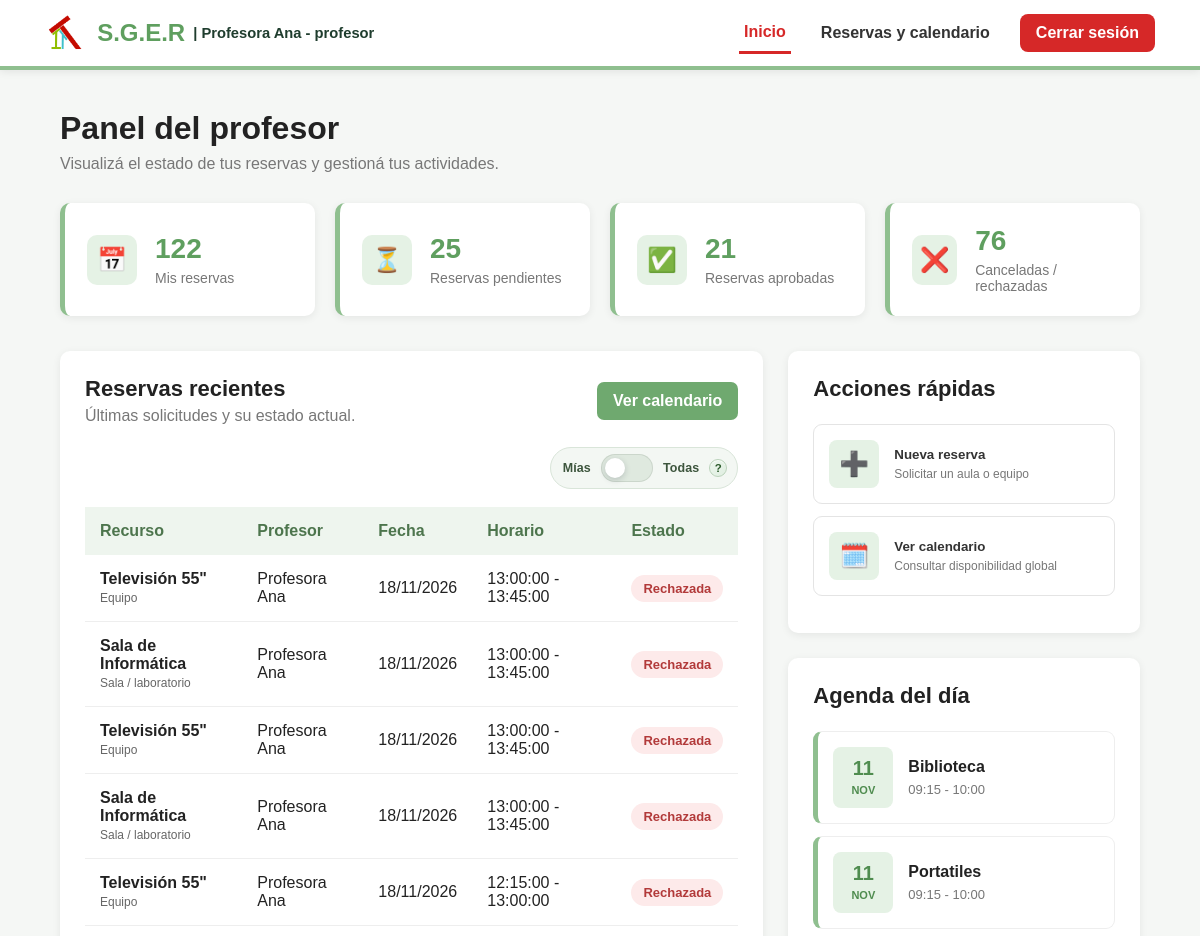
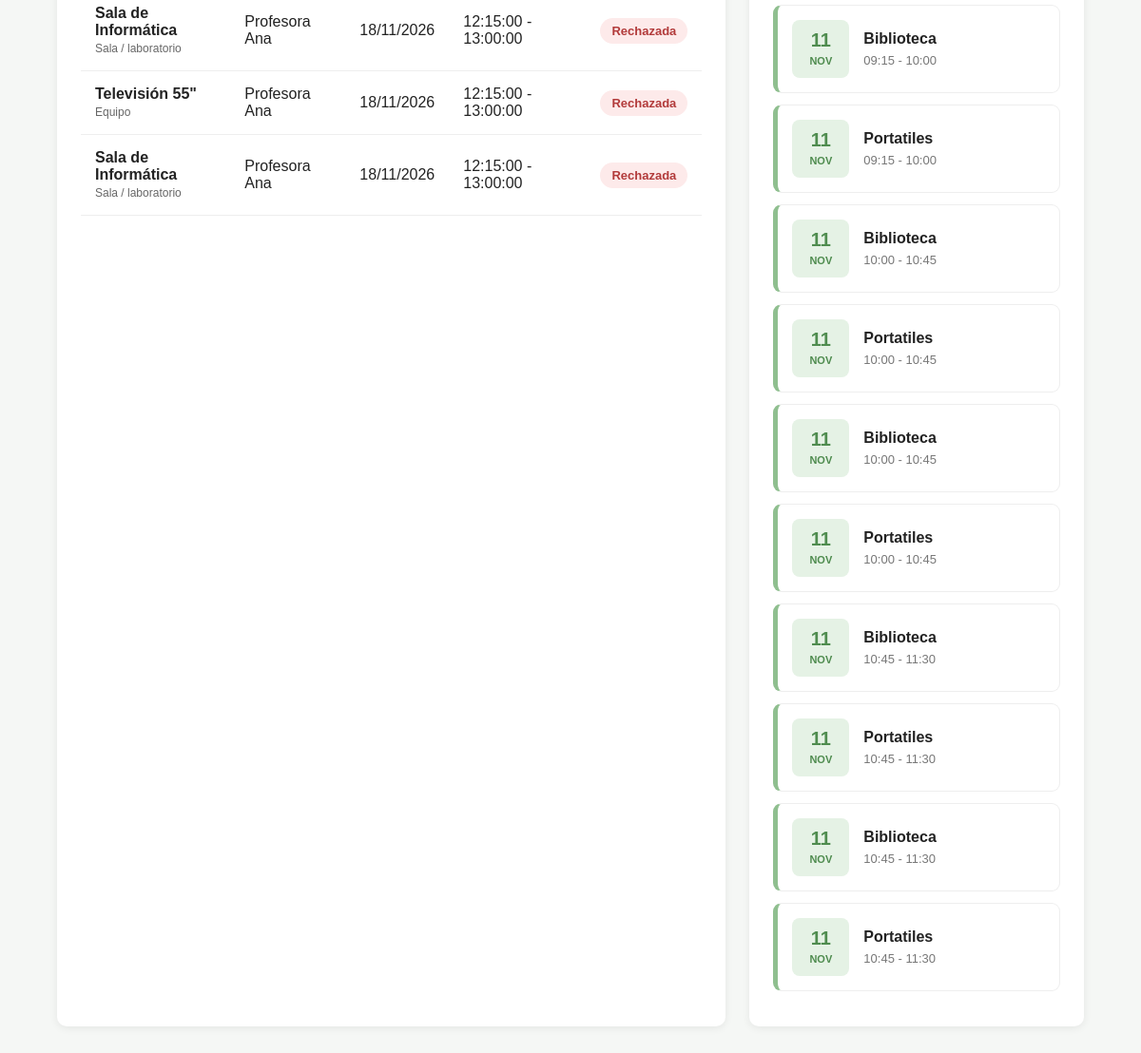
Screenshot of /html/panel_profesor.php (signed in) with the database file from the repository (2 pictures, top to bottom).
### tables this page shows
CREATE TABLE `reservas` (
  `id` int(11) NOT NULL,
  `id_usuario` int(11) NOT NULL,
  `id_recurso` int(11) NOT NULL,
  `cantidad_solicitada` int(11) NOT NULL DEFAULT 1,
  `fecha` date NOT NULL,
  `hora_inicio` time NOT NULL,
  `hora_fin` time NOT NULL,
  `motivo_profesor` text DEFAULT NULL,
  `estado` enum('pendiente','aprobada','rechazada','cancelada') NOT NULL DEFAULT 'pendiente',
  `motivo_rechazo` text DEFAULT NULL,
  `observaciones` text DEFAULT NULL,
  `created_at` timestamp NOT NULL DEFAULT current_timestamp()
);

### html/panel_profesor.php (the view, shortened to what this page needs)
<?php
require_once __DIR__ . '/../includes/config.php';
$usuario_id = $_SESSION['usuario_id'];
$estadisticasReservas = [
    'pendiente' => 0,
    'aprobada' => 0,
    'cancelada' => 0,
    'rechazada' => 0,
];
$estadisticasStmt = $pdo->prepare("SELECT estado, COUNT(*) AS total FROM reservas WHERE id_usuario = ? GROUP BY estado");
$estadisticasStmt->execute([$usuario_id]);
foreach ($estadisticasStmt->fetchAll(PDO::FETCH_ASSOC) as $fila) {
    $estado = strtolower((string)($fila['estado'] ?? ''));
    if (isset($estadisticasReservas[$estado])) {
        $estadisticasReservas[$estado] = (int)($fila['total'] ?? 0);
    }
}
$ultimasReservasStmt = $pdo->prepare("
    SELECT
        r.id,
        r.id_usuario AS profesor_id,
        r.fecha,
        r.hora_inicio,
        r.hora_fin,
        r.estado,
        COALESCE(rec.nombre, 'Recurso eliminado') AS recurso_nombre,
        COALESCE(rec.tipo, 'sala') AS recurso_tipo,
        COALESCE(u.nombre, 'Profesor') AS profesor_nombre,
        CASE WHEN r.id_usuario = ? THEN 1 ELSE 0 END AS es_propia
    FROM reservas r
    LEFT JOIN recursos rec ON rec.id = r.id_recurso
    LEFT JOIN usuarios u ON u.id = r.id_usuario
    WHERE r.estado IN ('pendiente', 'aprobada', 'cancelada', 'rechazada')
    ORDER BY r.fecha DESC, r.hora_inicio DESC, r.id DESC
    LIMIT 12
");
$ultimasReservasStmt->execute([$usuario_id]);
$ultimasReservas = $ultimasReservasStmt->fetchAll(PDO::FETCH_ASSOC);
$fechaHoy = date('Y-m-d');
$agendaHoyStmt = $pdo->prepare(
    "SELECT
        r.fecha,
        r.hora_inicio,
        r.hora_fin,
        COALESCE(rec.nombre, 'Recurso eliminado') AS recurso_nombre
    FROM reservas r
    LEFT JOIN recursos rec ON rec.id = r.id_recurso
    WHERE r.id_usuario = ?
      AND r.estado = 'aprobada'
      AND r.fecha = ?
    ORDER BY r.hora_inicio ASC, r.id ASC"
);
$agendaHoyStmt->execute([(int)$usuario_id, $fechaHoy]);
$agendaHoy = $agendaHoyStmt->fetchAll(PDO::FETCH_ASSOC);
$mesesCortos = [
    '01' => 'ENE',
    '02' => 'FEB',
    '03' => 'MAR',
    '04' => 'ABR',
    '05' => 'MAY',
    '06' => 'JUN',
    '07' => 'JUL',
    '08' => 'AGO',
    '09' => 'SEP',
    '10' => 'OCT',
    '11' => 'NOV',
    '12' => 'DIC',
];
?>
<!DOCTYPE html>
<html lang="es">
<head>
    <link rel="stylesheet" href="../css/style_panel_profesor.css">
    <link rel="stylesheet" href="../css/style_reservas_profesor.css">
</head>
<body>
    <?php require_once __DIR__ . '/../includes/barra_profesor.php'; ?>
    <main class="contenedor">
        <section class="bienvenida">
            <div>
                <h1>Panel del profesor</h1>
                <p>Visualizá el estado de tus reservas y gestioná tus actividades.</p>
            </div>
        </section>
        <section class="estadisticas">
            <div class="tarjeta">
                <div class="icono">📅</div>
                <div><span class="numero"><?php echo (int)array_sum($estadisticasReservas); ?></span><p>Mis reservas</p></div>
            </div>
            <div class="tarjeta">
                <div class="icono">⏳</div>
                <div><span class="numero"><?php echo (int)$estadisticasReservas['pendiente']; ?></span><p>Reservas pendientes</p></div>
            </div>
            <div class="tarjeta">
                <div class="icono">✅</div>
                <div><span class="numero"><?php echo (int)$estadisticasReservas['aprobada']; ?></span><p>Reservas aprobadas</p></div>
            </div>
            <div class="tarjeta">
                <div class="icono">❌</div>
                <div><span class="numero"><?php echo (int)($estadisticasReservas['cancelada'] + $estadisticasReservas['rechazada']); ?></span><p>Canceladas / rechazadas</p></div>
            </div>
        </section>
        <section class="contenido-grid">
            <div class="seccion">
                <div class="titulo-seccion">
                    <div>
                        <h2>Reservas recientes</h2>
                        <p>Últimas solicitudes y su estado actual.</p>
                    </div>
                    <a href="calendario_profesor.php" class="btn-accion" style="text-decoration:none; text-align:center;">Ver calendario</a>
                </div>
                <div class="panel-toggle-wrap">
                    <div class="detail-toggle-switch panel-toggle-switch" aria-label="Cambiar vista de reservas del profesor">
                        <span class="toggle-label">Mías</span>
                        <button type="button" id="toggleVistaReservas" class="detail-toggle" aria-pressed="false">
                            <span class="toggle-knob"></span>
                        </button>
                        <span class="toggle-label">Todas</span>
                        <span class="toggle-help" tabindex="0" aria-label="Ayuda sobre el interruptor de vista">?</span>
                    </div>
                </div>
                <div class="tabla-contenedor">
                    <table>
                        <thead>
                            <tr>
                                <th>Recurso</th>
                                <th>Profesor</th>
                                <th>Fecha</th>
                                <th>Horario</th>
                                <th>Estado</th>
                            </tr>
                        </thead>
                        <tbody>
                            <?php if (empty($ultimasReservas)): ?>
                                <tr>
                                    <td colspan="5" style="text-align: center; color: #666; padding: 20px;">Todavía no hay reservas registradas.</td>
                                </tr>
                            <?php else: ?>
                                <?php foreach ($ultimasReservas as $reserva): ?>
                                    <?php
                                        $estado = strtolower((string)($reserva['estado'] ?? 'pendiente'));
                                        $estadoTexto = ucfirst($estado);
                                        $claseEstado = $estado === 'aprobada' ? 'confirmada' : $estado;
                                        $tipoRecurso = strtolower((string)($reserva['recurso_tipo'] ?? 'sala'));
                                        $tipoLabel = $tipoRecurso === 'equipo' ? 'Equipo' : 'Sala / laboratorio';
                                        $fechaFormateada = date('d/m/Y', strtotime((string)($reserva['fecha'] ?? date('Y-m-d'))));
                                        $horario = trim((string)($reserva['hora_inicio'] ?? '')) . ' - ' . trim((string)($reserva['hora_fin'] ?? ''));
                                        $esPropia = (int)($reserva['es_propia'] ?? 0);
                                    ?>
                                    <tr class="reserva-panel-row" data-es-propia="<?php echo $esPropia; ?>" <?php echo $esPropia ? '' : 'style="display:none;"'; ?>>
                                        <td>
                                            <strong><?php echo htmlspecialchars((string)($reserva['recurso_nombre'] ?? 'Recurso')); ?></strong><br>
                                            <small style="color:#666; font-size:12px;"><?php echo htmlspecialchars($tipoLabel); ?></small>
                                        </td>
                                        <td><?php echo htmlspecialchars((string)($reserva['profesor_nombre'] ?? 'Profesor')); ?></td>
                                        <td><?php echo htmlspecialchars($fechaFormateada); ?></td>
                                        <td><?php echo htmlspecialchars($horario); ?></td>
                                        <td><span class="estado <?php echo htmlspecialchars($claseEstado); ?>"><?php echo htmlspecialchars($estadoTexto); ?></span></td>
                                    </tr>
                                <?php endforeach; ?>
                            <?php endif; ?>
                        </tbody>
                    </table>
                </div>
            </div>
            <div>
                <div class="seccion" style="margin-bottom: 25px;">
                    <div class="titulo-seccion"><div><h2>Acciones rápidas</h2></div></div>
                    <button class="accion" type="button" onclick="abrirFormularioReserva()">
                        <span>➕</span>
                        <div><strong>Nueva reserva</strong><small>Solicitar un aula o equipo</small></div>
                    </button>
                    <button class="accion" onclick="window.location.href='calendario_profesor.php'">
                        <span>🗓️</span>
                        <div><strong>Ver calendario</strong><small>Consultar disponibilidad global</small></div>
                    </button>
                </div>
                <div class="seccion">
                    <div class="titulo-seccion"><div><h2>Agenda del día</h2></div></div>
                    <?php if (empty($agendaHoy)): ?>
                        <div class="actividad">
                            <div class="fecha-cuadro"><strong><?php echo date('d'); ?></strong><span><?php echo $mesesCortos[date('m')] ?? strtoupper(date('M')); ?></span></div>
                            <div class="actividad-info"><strong>Sin reservas aprobadas hoy</strong><span>No tenés actividades aprobadas para el día actual.</span></div>
                        </div>
                    <?php else: ?>
                        <?php foreach ($agendaHoy as $actividad): ?>
                            <?php
                                $dia = date('d', strtotime((string)$actividad['fecha']));
                                $mes = date('m', strtotime((string)$actividad['fecha']));
                                $mesTexto = $mesesCortos[$mes] ?? strtoupper(date('M', strtotime((string)$actividad['fecha'])));
                                $horaInicio = substr((string)($actividad['hora_inicio'] ?? ''), 0, 5);
                                $horaFin = substr((string)($actividad['hora_fin'] ?? ''), 0, 5);
                                $horario = trim($horaInicio . ' - ' . $horaFin);
                            ?>
                            <div class="actividad">
                                <div class="fecha-cuadro"><strong><?php echo htmlspecialchars($dia); ?></strong><span><?php echo htmlspecialchars($mesTexto); ?></span></div>
                                <div class="actividad-info"><strong><?php echo htmlspecialchars((string)($actividad['recurso_nombre'] ?? 'Reserva aprobada')); ?></strong><span><?php echo htmlspecialchars($horario); ?></span></div>
                            </div>
                        <?php endforeach; ?>
                    <?php endif; ?>
                </div>
            </div>
        </section>
    </main>
</body>
</html>

### css/style_panel_profesor.css (style rules this page uses)
* { margin: 0; padding: 0; box-sizing: border-box; font-family: Arial, sans-serif; }
body { background: #f5f7f5; color: #222; }
.contenedor { width: 90%; max-width: 1250px; margin: 40px auto; }
.bienvenida { display: flex; justify-content: space-between; align-items: center; margin-bottom: 30px; }
.bienvenida h1 { font-size: 32px; margin-bottom: 8px; }
.bienvenida p { color: #777; }
.estadisticas { display: grid; grid-template-columns: repeat(4, 1fr); gap: 20px; margin-bottom: 35px; }
.tarjeta { background: white; padding: 22px; border-radius: 10px; box-shadow: 0 2px 8px rgba(0,0,0,0.07); display: flex; align-items: center; gap: 18px; border-left: 5px solid #8fbf8f; }
.icono { width: 50px; height: 50px; border-radius: 10px; background: #e5f2e5; display: flex; align-items: center; justify-content: center; font-size: 24px; }
.numero { font-size: 28px; font-weight: bold; color: #5f9f5f; display: block; }
.tarjeta p { color: #777; margin-top: 5px; font-size: 14px; }
.contenido-grid { display: grid; grid-template-columns: 2fr 1fr; gap: 25px; margin-bottom: 30px; }
.seccion { background: white; border-radius: 10px; padding: 25px; box-shadow: 0 2px 8px rgba(0,0,0,0.07); }
.titulo-seccion { display: flex; justify-content: space-between; align-items: center; margin-bottom: 22px; }
.titulo-seccion h2 { font-size: 22px; }
.titulo-seccion p { color: #777; margin-top: 5px; }
.btn-accion { background: #6fa96f; color: white; border: none; padding: 10px 16px; border-radius: 7px; font-weight: bold; cursor: pointer; transition: 0.2s; }
.panel-toggle-wrap { display: flex; justify-content: flex-end; margin-bottom: 18px; }
.detail-toggle-switch { position: relative; display: inline-flex; align-items: center; gap: 10px; background: #f3f7f3; border: 1px solid #d9e5d9; border-radius: 999px; padding: 6px 10px 6px 12px; width: fit-content; }
.toggle-label { font-size: 0.78rem; font-weight: 700; color: #3d553d; letter-spacing: 0.01em; }
.detail-toggle { position: relative; width: 52px; height: 28px; border: none; border-radius: 999px; background: #dfe9df; cursor: pointer; padding: 0; transition: background 0.2s ease; box-shadow: inset 0 0 0 1px rgba(58, 78, 58, 0.12); }
.toggle-knob { position: absolute; top: 4px; left: 4px; width: 20px; height: 20px; border-radius: 50%; background: #ffffff; box-shadow: 0 2px 6px rgba(15, 23, 42, 0.18); transition: transform 0.2s ease; }
.toggle-help { display: inline-flex; align-items: center; justify-content: center; width: 18px; height: 18px; border-radius: 50%; background: linear-gradient(135deg, #edf6ee 0%, #dfeee0 100%); color: #2d5b2d; font-size: 0.72rem; font-weight: 800; border: 1px solid #bad2ba; cursor: pointer; user-select: none; box-shadow: inset 0 1px 0 rgba(255, 255, 255, 0.75); }
.accion { width: 100%; border: 1px solid #e4e4e4; background: white; padding: 15px; margin-bottom: 12px; border-radius: 9px; display: flex; align-items: center; gap: 15px; text-align: left; cursor: pointer; transition: 0.2s; }
.accion > span { font-size: 24px; background: #e5f2e5; padding: 10px; border-radius: 8px; }
.accion strong { display: block; color: #333; margin-bottom: 4px; }
.accion small { color: #777; font-size: 12px; }
.tabla-contenedor { overflow-x: auto; }
table { width: 100%; border-collapse: collapse; }
thead { background: #eef5ee; }
th { text-align: left; padding: 15px; color: #4d754d; }
td { padding: 15px; border-bottom: 1px solid #eee; }
.estado { display: inline-block; padding: 6px 12px; border-radius: 20px; font-size: 13px; font-weight: bold; }
.estado.cancelada, .estado.rechazada { background: #fdeaea; color: #b23a3a; }
.actividad { display: flex; align-items: center; gap: 15px; padding: 15px; border: 1px solid #eee; border-radius: 9px; margin-bottom: 12px; border-left: 5px solid #8fbf8f; }
.fecha-cuadro { min-width: 60px; text-align: center; background: #e5f2e5; padding: 10px; border-radius: 8px; color: #4f8c4f; }
.fecha-cuadro strong { display: block; font-size: 20px; }
.fecha-cuadro span { font-size: 11px; font-weight: bold; text-transform: uppercase; }
.actividad-info { flex: 1; }
.actividad-info strong { display: block; margin-bottom: 4px; color: #222; }
.actividad-info span { color: #777; font-size: 13px; }

### rows the page displays
reservas: recurso_nombre "Televisión 55\"", tipoLabel "Equipo", profesor_nombre "Profesora Ana", fecha "18/11/2026", horario "13:00:00 - 13:45:00", estado "Rechazada"
reservas: recurso_nombre "Sala de Informática", tipoLabel "Sala / laboratorio", profesor_nombre "Profesora Ana", fecha "18/11/2026", horario "13:00:00 - 13:45:00", estado "Rechazada"
reservas: recurso_nombre "Televisión 55\"", tipoLabel "Equipo", profesor_nombre "Profesora Ana", fecha "18/11/2026", horario "13:00:00 - 13:45:00", estado "Rechazada"
reservas: recurso_nombre "Sala de Informática", tipoLabel "Sala / laboratorio", profesor_nombre "Profesora Ana", fecha "18/11/2026", horario "13:00:00 - 13:45:00", estado "Rechazada"
reservas: recurso_nombre "Televisión 55\"", tipoLabel "Equipo", profesor_nombre "Profesora Ana", fecha "18/11/2026", horario "12:15:00 - 13:00:00", estado "Rechazada"
reservas: recurso_nombre "Sala de Informática", tipoLabel "Sala / laboratorio", profesor_nombre "Profesora Ana", fecha "18/11/2026", horario "12:15:00 - 13:00:00", estado "Rechazada"
reservas: recurso_nombre "Televisión 55\"", tipoLabel "Equipo", profesor_nombre "Profesora Ana", fecha "18/11/2026", horario "12:15:00 - 13:00:00", estado "Rechazada"
reservas: recurso_nombre "Sala de Informática", tipoLabel "Sala / laboratorio", profesor_nombre "Profesora Ana", fecha "18/11/2026", horario "12:15:00 - 13:00:00", estado "Rechazada"

### other values shown
$usuario_nombre "Profesora Ana"
$usuario_rol "profesor"
array_sum($estadisticasReservas) "122"
$estadisticasReservas['pendiente'] "25"
$estadisticasReservas['aprobada'] "21"
$dia "11"
$mesTexto "NOV"
$actividad['recurso_nombre'] "Biblioteca"
$horario "09:15 - 10:00"
$actividad['recurso_nombre'] "Portatiles"
$horario "10:00 - 10:45"
$horario "10:45 - 11:30"
